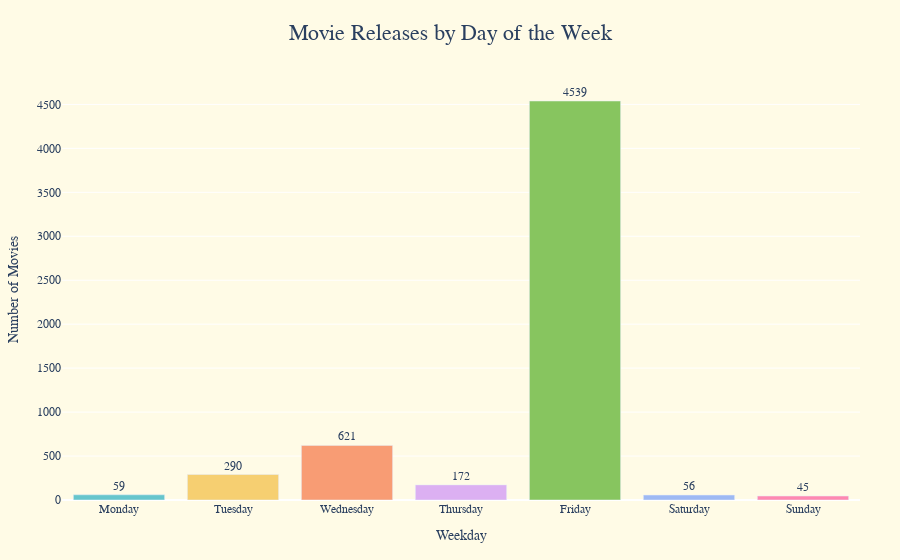

The cell this chart's notebook holds for it:
### Markdown cell above
### *Weekly Movie Releases

### Code cell
# Define weekday order
weekday_order = ['Monday', 'Tuesday', 'Wednesday', 'Thursday', 'Friday', 'Saturday', 'Sunday']

# Group and sort
release_by_weekday = (
    budget_df['release_weekday']
    .value_counts()
    .reindex(weekday_order)
    .reset_index()
)
release_by_weekday.columns = ['Weekday', 'Movie Count']

# Print distribution
print("Movie Releases by Weekday:\n")
print(release_by_weekday)

# Plot
fig = px.bar(
    release_by_weekday,
    x='Weekday',
    y='Movie Count',
    title="Movie Releases by Day of the Week",
    color='Weekday',
    text='Movie Count',
    color_discrete_sequence=px.colors.qualitative.Pastel
)

fig.update_layout(
    title=dict(
        text="Movie Releases by Day of the Week",
        font=dict(size=22, family='Comic Sans MS'),
        x=0.5,  # Center the title
        xanchor='center'
    ),
    xaxis=dict(title='Weekday'),
    yaxis=dict(title='Number of Movies'),
    plot_bgcolor='#fffbe6',
    paper_bgcolor='#fffbe6',
    font=dict(family='Verdana'),
    margin=dict(l=60, r=40, t=80, b=60),
    showlegend=False
)

fig.update_traces(textposition='outside')
fig.show()

### Figure 1 — Plotly figure (JSON) as saved in the notebook; plotly's stock layout.template omitted (floating-point values rounded to 4 significant figures)
{"data": [{"hovertemplate": "Weekday=%{x}<br>Movie Count=%{text}<extra></extra>", "legendgroup": "Monday", "marker": {"color": "rgb(102, 197, 204)", "pattern": {"shape": ""}}, "name": "Monday", "orientation": "v", "showlegend": true, "text": [59.0], "textposition": "outside", "type": "bar", "x": ["Monday"], "xaxis": "x", "y": [59], "yaxis": "y"}, {"hovertemplate": "Weekday=%{x}<br>Movie Count=%{text}<extra></extra>", "legendgroup": "Tuesday", "marker": {"color": "rgb(246, 207, 113)", "pattern": {"shape": ""}}, "name": "Tuesday", "orientation": "v", "showlegend": true, "text": [290.0], "textposition": "outside", "type": "bar", "x": ["Tuesday"], "xaxis": "x", "y": [290], "yaxis": "y"}, {"hovertemplate": "Weekday=%{x}<br>Movie Count=%{text}<extra></extra>", "legendgroup": "Wednesday", "marker": {"color": "rgb(248, 156, 116)", "pattern": {"shape": ""}}, "name": "Wednesday", "orientation": "v", "showlegend": true, "text": [621.0], "textposition": "outside", "type": "bar", "x": ["Wednesday"], "xaxis": "x", "y": [621], "yaxis": "y"}, {"hovertemplate": "Weekday=%{x}<br>Movie Count=%{text}<extra></extra>", "legendgroup": "Thursday", "marker": {"color": "rgb(220, 176, 242)", "pattern": {"shape": ""}}, "name": "Thursday", "orientation": "v", "showlegend": true, "text": [172.0], "textposition": "outside", "type": "bar", "x": ["Thursday"], "xaxis": "x", "y": [172], "yaxis": "y"}, {"hovertemplate": "Weekday=%{x}<br>Movie Count=%{text}<extra></extra>", "legendgroup": "Friday", "marker": {"color": "rgb(135, 197, 95)", "pattern": {"shape": ""}}, "name": "Friday", "orientation": "v", "showlegend": true, "text": [4539.0], "textposition": "outside", "type": "bar", "x": ["Friday"], "xaxis": "x", "y": [4539], "yaxis": "y"}, {"hovertemplate": "Weekday=%{x}<br>Movie Count=%{text}<extra></extra>", "legendgroup": "Saturday", "marker": {"color": "rgb(158, 185, 243)", "pattern": {"shape": ""}}, "name": "Saturday", "orientation": "v", "showlegend": true, "text": [56.0], "textposition": "outside", "type": "bar", "x": ["Saturday"], "xaxis": "x", "y": [56], "yaxis": "y"}, {"hovertemplate": "Weekday=%{x}<br>Movie Count=%{text}<extra></extra>", "legendgroup": "Sunday", "marker": {"color": "rgb(254, 136, 177)", "pattern": {"shape": ""}}, "name": "Sunday", "orientation": "v", "showlegend": true, "text": [45.0], "textposition": "outside", "type": "bar", "x": ["Sunday"], "xaxis": "x", "y": [45], "yaxis": "y"}], "layout": {"barmode": "relative", "font": {"family": "Verdana"}, "legend": {"title": {"text": "Weekday"}, "tracegroupgap": 0}, "margin": {"b": 60, "l": 60, "r": 40, "t": 80}, "paper_bgcolor": "#fffbe6", "plot_bgcolor": "#fffbe6", "showlegend": false, "title": {"font": {"family": "Comic Sans MS", "size": 22}, "text": "Movie Releases by Day of the Week", "x": 0.5, "xanchor": "center"}, "xaxis": {"anchor": "y", "categoryarray": ["Monday", "Tuesday", "Wednesday", "Thursday", "Friday", "Saturday", "Sunday"], "categoryorder": "array", "domain": [0, 1], "title": {"text": "Weekday"}}, "yaxis": {"anchor": "x", "domain": [0, 1], "title": {"text": "Number of Movies"}}}}
